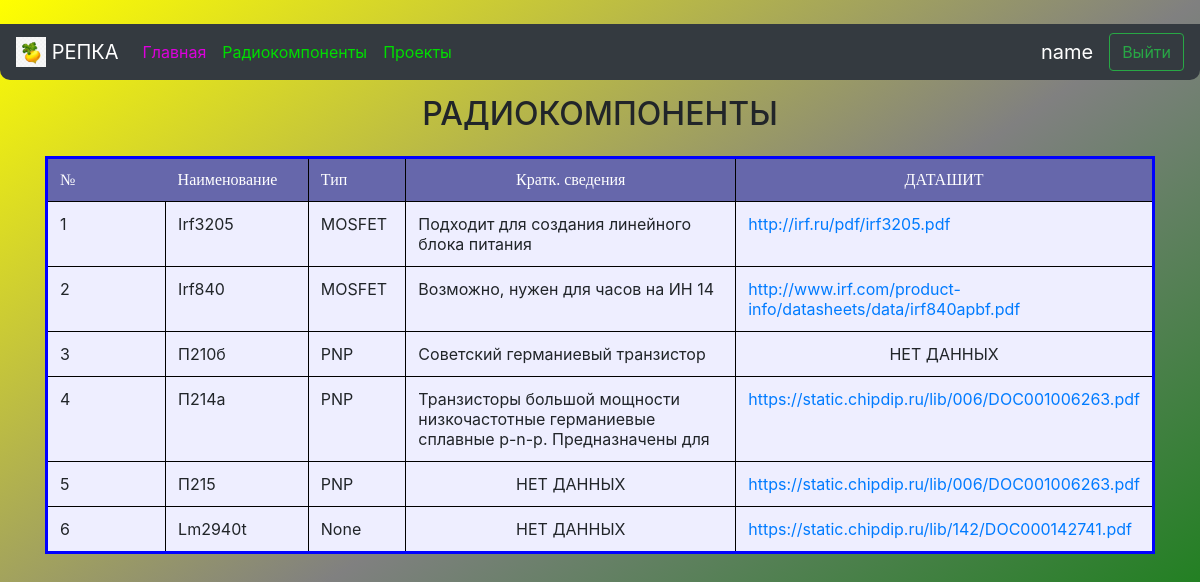
/components (signed in), run on the app's committed database.
### data/users.py (models this page shows, shortened)
class User(SqlAlchemyBase, UserMixin, SerializerMixin):
    __tablename__ = 'users'
    id = sqlalchemy.Column(sqlalchemy.Integer, primary_key=True, autoincrement=True)
    name = sqlalchemy.Column(sqlalchemy.String, nullable=True)
    about = sqlalchemy.Column(sqlalchemy.String, nullable=True)
    email = sqlalchemy.Column(sqlalchemy.String, index=True, unique=True, nullable=True)
    hashed_password = sqlalchemy.Column(sqlalchemy.String, nullable=True)
    created_date = sqlalchemy.Column(sqlalchemy.DateTime, default=datetime.datetime.now)
    news = orm.relation("News", back_populates='user')
    comments = orm.relation("Comment", back_populates="user")

### data/components.py (models this page shows)
class Components(SqlAlchemyBase, SerializerMixin):
    __tablename__ = 'components'
    id = sqlalchemy.Column(sqlalchemy.Integer, primary_key=True, autoincrement=True)
    title = sqlalchemy.Column(sqlalchemy.String, nullable=True)
    type = sqlalchemy.Column(sqlalchemy.String, nullable=True)
    about = sqlalchemy.Column(sqlalchemy.String, nullable=True)
    datasheet = sqlalchemy.Column(sqlalchemy.String, nullable=True)

### main.py (the view)
@app.route('/components')
def components():
    db_sess = db_session.create_session()
    comps = db_sess.query(Components).all()
    return render_template("components.html", comps=comps, title='Радиокомпоненты')

### data/db_session.py (called while the page is built)
def create_session() -> Session:
    global __factory
    return __factory()

### main.py (called while the page is built)
@login_manager.user_loader
def load_user(user_id):
    db_sess = db_session.create_session()
    return db_sess.query(User).get(user_id)

### templates/components.html (shortened to what this page needs)
﻿{% extends "base.html" %}
{% block content %}
<h2 align="center" style="padding: 15px">РАДИОКОМПОНЕНТЫ</h2>
<div class="table" align="center">
    <table class="my_table table-hover" style="border-style: solid; border-width: 3px; border-color:#0000FF;">
        <tr class="my_row" style="color:#FFFFFF; font-family: Comic Sans MS;">
            <td class="title" width="150px" bgcolor="#6667AB">№</td>
            <td class="title" width="150px" bgcolor="#6667AB">Наименование</td>
            <td class="title" width="100px" bgcolor="#6667AB" style="border: 1px solid black;">Тип</td>
            <td class="title" width="400px" bgcolor="#6667AB" align="center">Кратк. сведения</td>
            <td class="title" width="200px" bgcolor="#6667AB" align="center" style="border: 1px solid black;">ДАТАШИТ</td>
        </tr>
        {% for comp in comps %}
        <tr class="my_row">
            <td class="ordinary" bgcolor="#eeeeff" style="border: 1px solid black;">{{ comp.id }}</td>
            <td class="ordinary" bgcolor="#eeeeff" style="border: 1px solid black;">{{ comp.title.capitalize() }}</td>
            <td class="ordinary" bgcolor="#eeeeff" style="border: 1px solid black;">{{ comp.type }}</td>
            {% if comp.about %}
            <td class="ordinary" bgcolor="#eeeeff" style="border: 1px solid black;">{{ comp.about }}</td>
            {% else %}
            <td class="ordinary" bgcolor="#eeeeff" style="border: 1px solid black;" align="center">НЕТ ДАННЫХ</td>
            {% endif %}
            {% if comp.datasheet %}
            <td class="ordinary" bgcolor="#eeeeff" style="border: 1px solid black;"><a style="display: block;" href="{{ comp.datasheet }}">{{ comp.datasheet }}</a></td>
            {% else %}
            <td class="ordinary" bgcolor="#eeeeff" style="border: 1px solid black;" align="center">НЕТ ДАННЫХ</td>
            {% endif %}
        </tr>
        {% endfor %}
    </table>
</div>
<br>
{% endblock %}

### templates/base.html (shortened to what this page needs)
<!doctype html>
<html lang="en">
<head>
    <link rel="stylesheet"
          href="https://stackpath.bootstrapcdn.com/bootstrap/4.4.1/css/bootstrap.min.css"
>
</head>
<body style="background: linear-gradient(to bottom right, yellow, grey, green); background-attachment: fixed;">
<header>
    <nav class="navbar navbar-expand-sm navbar-dark bg-dark" style="border-radius: 0 0 10px 10px">
        <a class="navbar-brand"><img src="../static/img/repka1.jpg" width="30" height="30"
                                               class="d-inline-block align-top" alt="Картинка репки"> РЕПКА</a>
        <div class="collapse navbar-collapse" id="collapsibleNavbar">
            <div class="navbar-nav mr-auto">
                <a class="nav-item nav-link active" style="color:#DD00DD" href="/#">Главная<span class="sr-only">(current)</span></a>
                <a class="nav-item nav-link" style="color:#00DD00" href="/components">Радиокомпоненты</a>
                <a class="nav-item nav-link" style="color:#00DD00" href="/projects">Проекты</a>
            </div>
        </div>
        {% if current_user.is_authenticated %}
        <a class="navbar-brand">{{ current_user.name }}</a>
        <a class="btn btn-outline-success" href="/logout" type="button">Выйти</a>
        {% else %}
        <a class="btn btn-success" href="/login">Авторизация</a>
        {% endif %}
    </nav>
</header>
<main role="main" class="container">
    {% block content %}{% endblock %}
</main>
</body>
</html>

### data on the page
User: name "name"
Components: id "1", title "Irf3205", type "MOSFET", about "Подходит для создания линейного блока питания", datasheet "http://irf.ru/pdf/irf3205.pdf"
Components: id "2", title "Irf840", type "MOSFET", about "Возможно, нужен для часов на ИН 14", datasheet "http://www.irf.com/product-info/datasheets/data/irf840apbf.pdf"
Components: id "3", title "П210б", type "PNP", about "Советский германиевый транзистор", shows "НЕТ ДАННЫХ"
Components: id "4", title "П214а", type "PNP", about "Транзисторы большой мощности низкочастотные германиевые сплавные p-n-p. Предназначены для", datasheet "https://static.chipdip.ru/lib/006/DOC001006263.pdf"
Components: id "5", title "П215", type "PNP", shows "НЕТ ДАННЫХ", datasheet "https://static.chipdip.ru/lib/006/DOC001006263.pdf"
Components: id "6", title "Lm2940t", type "None", shows "НЕТ ДАННЫХ", datasheet "https://static.chipdip.ru/lib/142/DOC000142741.pdf"
